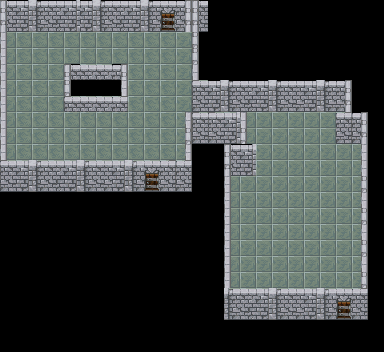

This game map was drawn from its Tiled (.tmx) file and the tilesets committed beside it. A one-line description and the full map source follow:
An orthogonal 24x22 tile map with 16x16 px tiles, 2 tile layers (ground, canopy), 1 hidden layer not drawn and 4 objects (flowerpot, hero, npc_1).

<map version="1.10" tiledversion="1.12.2" orientation="orthogonal" renderorder="right-down" width="24" height="22" tilewidth="16" tileheight="16" infinite="0" nextlayerid="7" nextobjectid="10">
 <editorsettings>
  <export target="small_room.json" format="json" />
 </editorsettings>
 <tileset firstgid="1" name="rpg_indoor" tilewidth="16" tileheight="16" tilecount="132" columns="11">
  <image source="../assets/rpg_indoor.png" width="176" height="192" />
 </tileset>
 <layer id="1" name="ground" width="24" height="22">
  <data encoding="csv">
1,2,3,4,2,2,3,4,5,6,10,11,1,0,0,0,0,0,0,0,0,0,0,0,
12,13,14,15,13,13,14,15,16,17,21,22,12,0,0,0,0,0,0,0,0,0,0,0,
94,73,73,73,73,73,73,73,73,73,73,84,23,0,0,0,0,0,0,0,0,0,0,0,
94,73,73,73,73,73,73,73,73,73,73,84,23,0,0,0,0,0,0,0,0,0,0,0,
94,73,73,73,1,48,48,11,73,73,73,84,34,0,0,0,0,0,0,0,0,0,0,0,
94,73,73,73,23,29,29,33,73,73,73,84,45,2,3,4,5,6,7,2,3,11,0,0,
94,73,73,73,45,48,48,55,73,73,73,84,56,13,14,15,16,17,18,13,14,22,0,0,
94,73,73,73,73,73,73,73,73,73,73,70,84,84,84,84,84,84,84,84,84,55,11,0,
94,73,73,73,73,73,73,73,73,73,73,81,84,84,84,84,84,84,84,84,84,66,22,0,
94,73,73,73,73,73,73,73,73,73,73,70,0,0,1,2,84,84,84,84,84,84,84,0,
0,83,83,83,83,83,83,83,83,83,83,0,0,0,12,13,84,84,84,84,84,84,84,0,
0,83,83,83,83,83,83,83,83,83,83,0,0,0,84,84,84,84,84,84,84,84,84,0,
0,0,0,0,0,0,0,0,0,0,0,0,0,0,84,84,84,84,84,84,84,84,84,0,
0,0,0,0,0,0,0,0,0,0,0,0,0,0,84,84,84,84,84,84,84,84,84,0,
0,0,0,0,0,0,0,0,0,0,0,0,0,0,84,84,84,84,84,84,84,84,84,0,
0,0,0,0,0,0,0,0,0,0,0,0,0,0,84,84,84,84,84,84,84,84,84,0,
0,0,0,0,0,0,0,0,0,0,0,0,0,0,84,84,84,84,84,84,84,84,84,0,
0,0,0,0,0,0,0,0,0,0,0,0,0,0,84,84,84,84,84,84,84,84,84,0,
0,0,0,0,0,0,0,0,0,0,0,0,0,0,47,48,49,50,51,52,53,54,55,0,
0,0,0,0,0,0,0,0,0,0,0,0,0,0,58,59,60,61,62,63,64,65,66,0,
0,0,0,0,0,0,0,0,0,0,0,0,0,0,0,0,0,0,0,0,0,0,0,0,
0,0,0,0,0,0,0,0,0,0,0,0,0,0,0,0,0,0,0,0,0,0,0,0
</data>
 </layer>
 <objectgroup id="5" name="props">
  <object id="5" name="flowerpot" gid="130" x="128" y="96" width="16" height="16" />
  <object id="6" gid="119" x="128" y="80" width="16" height="16" />
 </objectgroup>
 <objectgroup id="6" name="characters">
  <object id="7" name="hero" x="160" y="32" width="16" height="16" />
  <object id="8" name="npc_1" x="144" y="128" width="16" height="16" />
 </objectgroup>
 <layer id="4" name="collision" width="24" height="22" visible="0" opacity="0.5" tintcolor="#ff40ff">
  <data encoding="csv">
0,0,0,0,0,0,0,0,0,0,0,0,0,0,0,0,0,0,0,0,0,0,0,0,
125,125,125,125,125,125,125,125,125,125,125,125,125,0,0,0,0,0,0,0,0,0,0,0,
125,0,0,0,0,0,0,0,0,0,0,0,125,0,0,0,0,0,0,0,0,0,0,0,
125,0,0,0,0,0,0,0,0,0,0,0,125,0,0,0,0,0,0,0,0,0,0,0,
125,0,0,0,0,0,0,0,0,0,0,0,125,0,0,0,0,0,0,0,0,0,0,0,
125,0,0,0,0,0,0,0,0,0,0,0,125,0,0,0,0,0,0,0,0,0,0,0,
125,0,0,0,0,0,0,0,0,0,0,0,125,125,125,125,125,125,125,125,125,125,125,0,
125,0,0,0,0,0,0,0,0,0,0,0,0,0,0,0,0,0,0,0,0,0,125,0,
125,0,0,0,0,0,0,0,0,0,0,0,0,0,0,0,0,0,0,0,0,0,125,0,
125,0,0,0,0,0,0,0,0,0,0,0,125,125,125,0,0,0,0,0,0,0,0,125,
125,0,0,0,0,0,0,0,0,0,0,0,125,125,125,0,0,0,0,0,0,0,0,125,
125,0,0,0,0,0,0,0,0,0,0,0,125,125,0,0,0,0,0,0,0,0,0,125,
125,125,125,125,125,125,125,125,125,125,125,125,125,125,0,0,0,0,0,0,0,0,0,125,
0,0,0,0,0,0,0,0,0,0,0,0,0,125,0,0,0,0,0,0,0,0,0,125,
0,0,0,0,0,0,0,0,0,0,0,0,0,125,0,0,0,0,0,0,0,0,0,125,
0,0,0,0,0,0,0,0,0,0,0,0,0,125,0,0,0,0,0,0,0,0,0,125,
0,0,0,0,0,0,0,0,0,0,0,0,0,125,0,0,0,0,0,0,0,0,0,125,
0,0,0,0,0,0,0,0,0,0,0,0,0,125,0,0,0,0,0,0,0,0,0,125,
0,0,0,0,0,0,0,0,0,0,0,0,0,125,0,0,0,0,0,0,0,0,0,125,
0,0,0,0,0,0,0,0,0,0,0,0,0,125,0,0,0,0,0,0,0,0,0,125,
0,0,0,0,0,0,0,0,0,0,0,0,0,125,125,125,125,125,125,125,125,125,125,125,
0,0,0,0,0,0,0,0,0,0,0,0,0,0,0,0,0,0,0,0,0,0,0,0
</data>
 </layer>
 <layer id="3" name="canopy" width="24" height="22">
  <data encoding="csv">
0,0,0,0,0,0,0,0,0,0,0,0,0,0,0,0,0,0,0,0,0,0,0,0,
0,0,0,0,0,0,0,0,0,0,0,0,0,0,0,0,0,0,0,0,0,0,0,0,
0,0,0,0,0,0,0,0,0,0,0,0,0,0,0,0,0,0,0,0,0,0,0,0,
0,0,0,0,0,0,0,0,0,0,0,0,0,0,0,0,0,0,0,0,0,0,0,0,
0,0,0,0,0,0,0,0,0,0,0,0,0,0,0,0,0,0,0,0,0,0,0,0,
0,0,0,0,0,0,0,0,0,0,0,0,0,0,0,0,0,0,0,0,0,0,0,0,
0,0,0,0,0,0,0,0,0,0,0,0,0,0,0,0,0,0,0,0,0,0,0,0,
0,0,0,0,0,0,0,0,0,0,0,0,45,45,46,94,0,0,0,0,0,0,0,0,
0,0,0,0,0,0,0,0,0,0,0,0,56,56,57,105,0,0,0,0,0,0,0,0,
0,0,0,0,0,0,0,0,0,0,0,0,0,0,0,0,0,0,0,0,0,0,33,0,
45,46,47,48,49,50,51,52,53,54,55,55,0,0,0,0,0,0,0,0,0,0,33,0,
56,57,58,59,60,61,62,63,64,65,66,66,0,0,34,0,0,0,0,0,0,0,44,0,
0,0,0,0,0,0,0,0,0,0,0,0,0,0,34,0,0,0,0,0,0,0,33,0,
0,0,0,0,0,0,0,0,0,0,0,0,0,0,34,0,0,0,0,0,0,0,44,0,
0,0,0,0,0,0,0,0,0,0,0,0,0,0,34,0,0,0,0,0,0,0,33,0,
0,0,0,0,0,0,0,0,0,0,0,0,0,0,34,0,0,0,0,0,0,0,44,0,
0,0,0,0,0,0,0,0,0,0,0,0,0,0,34,0,0,0,0,0,0,0,33,0,
0,0,0,0,0,0,0,0,0,0,0,0,0,0,34,0,0,0,0,0,0,0,44,0,
0,0,0,0,0,0,0,0,0,0,0,0,0,0,0,0,0,0,0,0,0,0,0,0,
0,0,0,0,0,0,0,0,0,0,0,0,0,0,0,0,0,0,0,0,0,0,0,0,
0,0,0,0,0,0,0,0,0,0,0,0,0,0,0,0,0,0,0,0,0,0,0,0,
0,0,0,0,0,0,0,0,0,0,0,0,0,0,0,0,0,0,0,0,0,0,0,0
</data>
 </layer>
</map>
